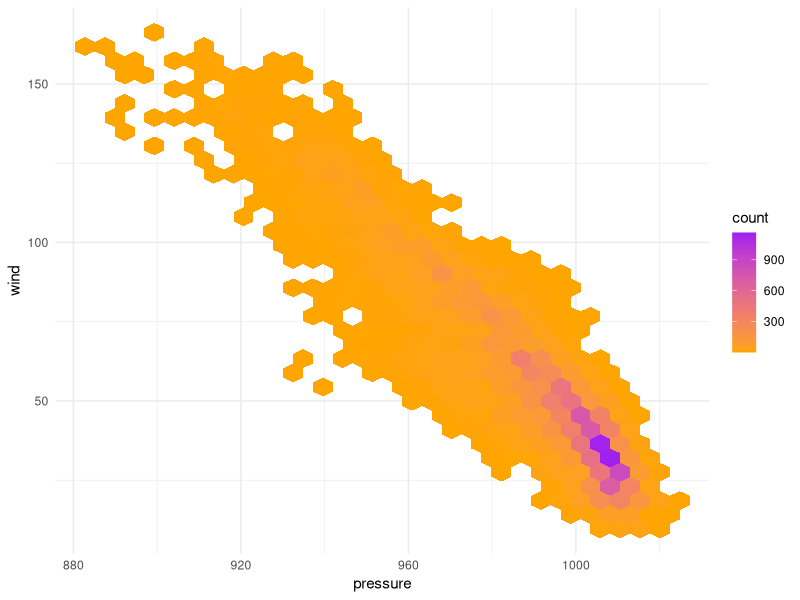

Write the R code that produced this figure.
## ---- chunk 1
knitr::opts_chunk$set(echo = TRUE)
library(tidyverse)
## ---- chunk 2
# Hexbin plot
ggplot(data = storms, aes(x = pressure, y = wind)) +
	geom_hex() +
  scale_fill_gradient(low = "orange", high = "purple")+
  theme_minimal()
